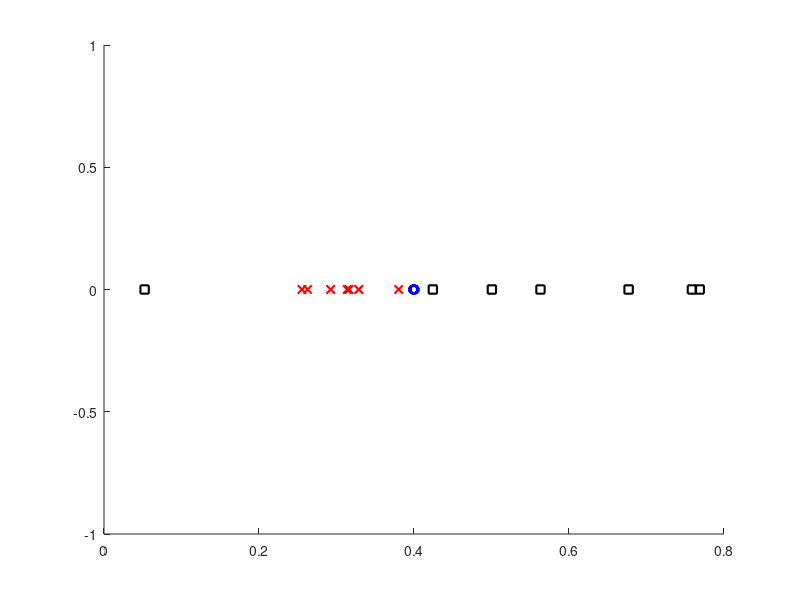

This chart was generated by the following MATLAB code: (Note: this script raises an error after producing the figure.)
c1 = [0.4003, 0.3988, 0.3998, 0.3997, 0.4010, 0.3995, 0.3991];
c2 = [0.2554, 0.3139, 0.2627, 0.3802, 0.3287, 0.3160, 0.2924];
c3 = [0.5632, 0.7687, 0.0524, 0.7586, 0.4243, 0.5005, 0.6769];
c_all = [c1, c2, c3];
c_labels = [ones(1, length(c1)), 2*ones(1, length(c2)), 3*ones(1, length(c3))];

c1_train = c1(1:4);
c2_train = c2(1:4);
c3_train = c3(1:4);

c_train = [c1_train, c2_train, c3_train];

c1_test = c1(5:end);
c2_test = c2(5:end);
c3_test = c3(5:end);

%% Plot all

hold on
plot(c1, 0.*c1,'ob', 'LineWidth', 1.5)
plot(c2, 0.*c2,'rx', 'LineWidth', 1.5)
plot(c3, 0.*c3,'ks', 'LineWidth', 1.5)

%% plot training examples

hold on
plot(c1_test, 0.*c1_test, 'ob')
plot(c2_test, 0.*c2_test, 'rx')
plot(c3_test, 0.*c3_test, 'ks')

%% Train k nearest classifier and run on test set

train_len = length(c1_train);

train_data = [c1_train, c2_train, c3_train];
train_labels = [ones(1, train_len), 2*ones(1, train_len), ... 
    3*ones(1,train_len)];

test_len = length(c1_test);

test_data = [c1_test, c2_test, c3_test];
test_labels = [ones(1, test_len), 2*ones(1,test_len), 3*ones(1,test_len)];

% k-nn model
Md1 = fitcknn(train_data', train_labels', ... 
    'NumNeighbors',1,'Standardize',1);
result = predict(Md1, test_data');

nbr_wrong = sum(test_labels - result' ~= 0);
nbr_samples = length(test_data);
sprintf('Classified %.0f out of %.0f samples right', ... 
    nbr_samples - nbr_wrong, nbr_samples)

%%
x_1 = c1_test(1);

dists = abs(x_1 - c_train);
c_train(1)

%% Gaussian distributions

m = [0.4, 0.3, 0.5];
sigma = [0.01, 0.05, 0.2];

classes = [1, 2, 3];
py = [1/3, 1/3, 1/3]; % All classes equally likely

% Measurement probs
px_y = @(s, i) normpdf(s, m(i), sigma(i));

% Joint probability
p_xy = @(x,i) px_y(x,i)*py(i);

% Calc post probs for all x
post_probs = zeros(length(classes), length(c_all));

for class = 1:length(classes)
    for sample = 1:length(c_all)
        x_temp = c_all(sample);
        
        post_probs(class, sample) = ... 
            p_xy(x_temp, class) / px(x_temp, m, sigma);

    end
end

[M, args] = max(post_probs);

nbr_correct = sum(c_labels - args == 0);

sprintf('Classified %.0f out of %.0f right (MAP)', ... 
    nbr_correct, length(args))


%% plot densities
x = linspace(0, 1, 1000);
colors = ['b', 'r', 'k'];
hold on
for i = 1:3
    
plot(x, px_y(x, i), colors(i), 'LineWidth', 1.5)
    
end
ylim([-5, 20])

legend('Class 1', 'Class 2', 'Class 3', ... 
    'Density f. 1', 'Density f. 2', 'Density f. 3')

%% For example calcs

mes_probs = [px_y(0.4003, 1), px_y(0.4003, 2), px_y(0.4003, 3)];
joint_probs = 1/3 * mes_probs;

norm_c = px(0.4003, m(1),sigma(1)) + ... 
    px(0.4003, m(2), sigma(2)) + px(0.4003, m(3), sigma(3));

p = joint_probs / norm_c;
sum(p)

%%


%%

% Total prob
% classes = [1, 2, 3]
function p = px(x, m, sigma)
    
    p = 0;
    % Sum joint prob for all classes
    for i = 1:length(m)
        p = p + normpdf(x, m(i), sigma(i))*(1/3);
    end

end

